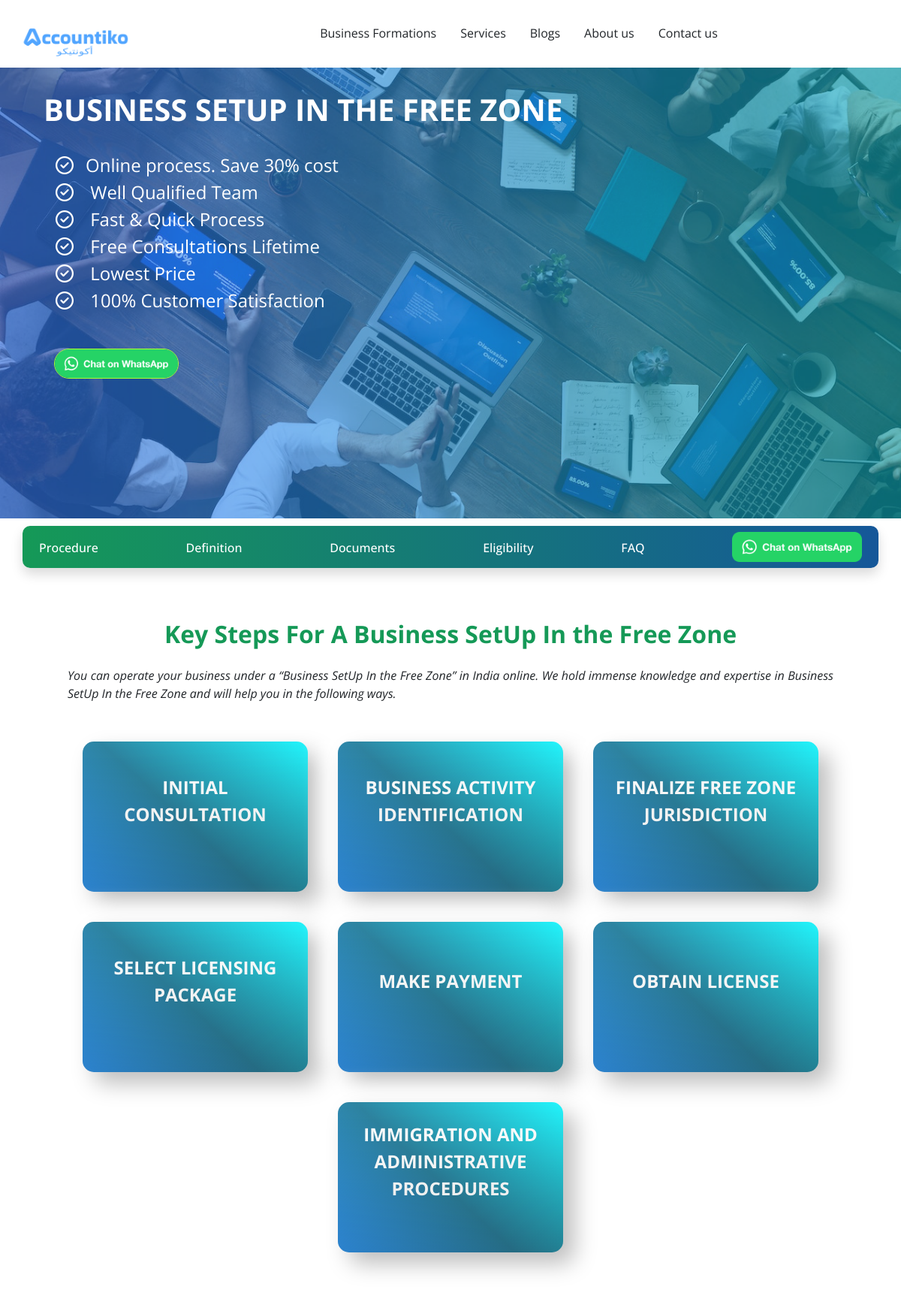
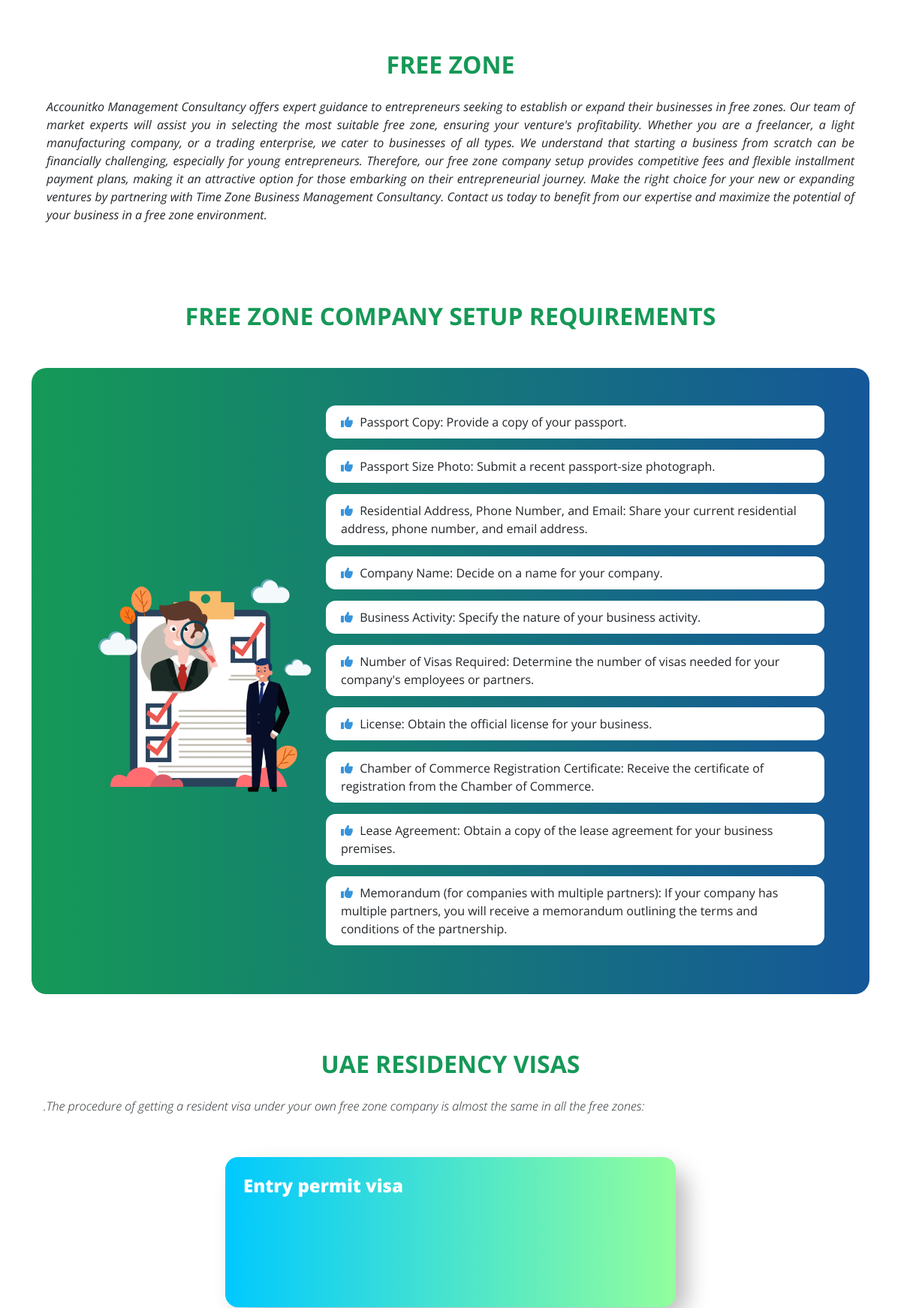
Screenshot of /business-setup-in-the-free-zone/ (upper part) with the database file from the repository (2 pictures, top to bottom).
### pages/models.py (models this page shows, shortened)
class Pages(models.Model):
    title = models.CharField(max_length=255)
    category = models.ForeignKey(Category,on_delete=models.CASCADE,blank=True,null=True)
    title_description = models.TextField(help_text="use | for next line",max_length=255,null=True,blank=True,default="Contact for details|") # change into list in templtes
    definition = models.ForeignKey(Definition,on_delete=models.CASCADE,null=True,blank=True)
    how_to_register = models.ForeignKey(HowToRegister,on_delete=models.CASCADE,null=True,blank=True)
    documents_required = models.ForeignKey(DocumentsRequired,on_delete=models.CASCADE,null=True,blank=True)
    eligibility = models.ForeignKey(Eligibility,on_delete=models.CASCADE,null=True,blank=True)
    faq = models.ForeignKey(FAQ,on_delete=models.CASCADE,null=True,blank=True)
    extra_split_faces = models.ManyToManyField(SplitFace,blank=True)
    extra_cards = models.ManyToManyField(Cards,blank=True)
    is_featured = models.BooleanField(default=False)
    is_usefull = models.BooleanField(default=False)
    slug = models.SlugField(null=True,blank=True,help_text="if leave it will take from title ",unique=True)
    meta_title = models.CharField(max_length=255,null=True,blank=True,help_text="if leave it will take from title ")
    meta_description = models.TextField(null=True,blank=True)
    meta_keywords = models.TextField(null=True,blank=True,help_text="use comma( , ) for separation")
    def __str__(self):
        return self.title
    def get_title_description_list(self):
        if self.title_description:
            return self.title_description.split('|')
        else:
            return None
    def get_absolute_url(self):
        return reverse("pages",args=[self.slug])

class HowToRegister(models.Model):
    title = models.CharField(max_length=255)
    description = models.TextField()
    card_titles = models.TextField(help_text="use | for next line" , )
    card_descriptions = models.TextField(help_text="use | for next line . must same line as card-title" )
    def get_card_titles_list(self):
        if self.card_titles:
            return self.card_titles.split('|')
        else:
            return None
    def get_card_descriptions_list(self):
        if self.card_descriptions:
            return self.card_descriptions.split('|')
        else:
            return None

class Definition(models.Model):
    title = models.CharField(max_length=255)
    definition = models.TextField()

class DocumentsRequired(models.Model):
    title = models.CharField(max_length=255)
    documents= models.TextField(help_text="use | for next line")
    def get_documents_list(self):
        if self.documents:
            return self.documents.split('|')
        else:
            return None

class Cards(models.Model):
    title = models.CharField(max_length=255)
    description = models.TextField(blank=True,null=True)
    card_titles = models.TextField(help_text="use | for next line",blank=True,null=True)
    card_descriptions = models.TextField(help_text="use | for next line",blank=True,null=True)
    def get_card_title_list(self):
        return self.card_titles.split('|')
    def get_card_descriptions_list(self):
        return self.card_descriptions.split('|')

### pages/views.py (the view)
# urls.py: path('<slug:slug>/',pages,name="pages"),
def pages(request,slug):
    pages = get_object_or_404(Pages,slug=slug)
    context = {"pages":pages}
    return render(request,'pages.html',context)

### pages/context_processors.py (called while the page is built)
def categories(request):
    from .models import Category
    from home.models import Contact
    from .models import Pages
    return {'categories': Category.objects.all(),'contact':Contact.objects.all(),"usefull":Pages.objects.filter(is_usefull=True)}

### pages/models.py (called while the page is built)
    def get_eligibilities_list(self):
        if self.eligibilities:
            return self.eligibilities.split('|')
        else:
            return None

    def get_questions_list(self):
        if self.questions:
            return self.questions.split('|')
        else:
            return None

    def get_answers_list(self):
        if self.answers:
            return self.answers.split('|')
        else:
            return None

    def get_number(self):
        num = range(0,len(self.questions.split('|')))
        return num

### pages/templatetags/customtag.py (called while the page is built)
@register.filter(name='zips',is_safe=True)
def zips(a, b):
  return zip(a, b)

@register.filter(name='whatsappmsg',is_safe=True)
def whatsappmsg(value):
  msg = settings.WHATSAPP_MSG
  title = value.replace(" ", "%20")
  return msg +" "+ title

@register.filter(name='navbar',is_safe=True)
def navbar(cat):
  changed_list = Pages.objects.filter(category__title=cat)
  return changed_list

### templates/pages.html (shortened to what this page needs)
{% extends "base.html" %}
{% load static %}
{% load customtag %}
    {% block content %}
    <div class="cover text-white">
        <div class="container">
            <div class="row">
                <div class=" flex-column mt-3 ">
                    <h1 class="m-3  fw-bolder " data-aos="fade-right" data-aos-duration="800" data-aos-easing="ease-in" data-aos-once="true">{{pages.title}} </h1>
                    <ul class="list-group px-3 py-3 " >
                        {% for p in pages.get_title_description_list %}
                        <li class="  "> <i class="fa-regular fa-circle-check px-3"></i>{{p}}</li>
                        {% endfor %}
                    </ul>
                    <a href="https://wa.me/{{contact.0.Whatsapp_number}}?text={{pages.title|whatsappmsg}}"
                        target="_blank"><img class="request" src="{% static 'img/request.png' %}" /></a>
                </div>
            </div>
        </div>
    </div>
    <div class="container d-none d-lg-block shadow sticky "
        style=" background: linear-gradient(to right, #159957, #155799);
 border-radius: 10px;margin-top: 10px;z-index: 1;">
        <div class="sub-menud">
            <span class="sub-menu-item"><a href="#Procedure">Procedure</a> </span>
            <span class="sub-menu-item"><a href="#Definition">Definition</a> </span>
            <span class="sub-menu-item"><a href="#doc">Documents</a> </span>
            <span class="sub-menu-item"><a href="#eligib">Eligibility</a> </span>
            <span class="sub-menu-item"><a href="#FAQ">FAQ</a> </span>
            <span><a href="https://wa.me/{{contact.0.Whatsapp_number}}?text={{pages.title|whatsappmsg}}"
                    target="_blank"><img class="request2" src="{% static 'img/request.png' %}" /></a>
            </span>
        </div>
    </div>
    <br id="Procedure"  />
    {% if pages.how_to_register %}
    <div  style=" padding: 15px; margin-top: 30px;">
    <div  class="container mt-6 text-center">
        <h2 class="fw-bolder tt" data-aos="fade-right" data-aos-duration="800" data-aos-easing="ease-in" data-aos-once="true" >{{pages.how_to_register.title}}</h2>
        <p class="fst-italic  p-3 px-lg-5" align="justify" data-aos="fade-right" data-aos-duration="800" data-aos-easing="ease-in" data-aos-once="true">{{pages.how_to_register.description}}</p>
    </div>
    <div class="container ">
        <div class="cards flex ">
            {% for i,j in pages.how_to_register.get_card_titles_list|zips:pages.how_to_register.get_card_descriptions_list %}
            <div class="card2" data-aos="fade-right" data-aos-duration="800" data-aos-easing="ease-in" data-aos-once="true">
                <div class="card2-content">
                  <p class="card2-title">{{i}}
                  </p><p class="card2-para">{{j}}</p>
                </div>
              </div>
            {% endfor %}
        </div>
    </div>
    </div>
    <br />
    {% endif %}
    {% if pages.definition %}
    <div  class="container flex">
        <br id="Definition"/>
        <div  class="container mt-5 text-center">
            <h2 class="fw-bolder tt" data-aos="fade-right" data-aos-duration="800" data-aos-easing="ease-in" data-aos-once="true" >{{pages.definition.title}}</h2>
            <p  class="fst-italic  p-3 px-2" align="justify" data-aos="fade-in" data-aos-duration="800" data-aos-easing="ease-in" data-aos-once="true">{{pages.definition.definition}}</p>
        </div>
    </div>
    <br id="doc" />
    {% endif %}
    {% if pages.documents_required %}
    <div class="container mt-5">
        <h2 class="fw-bolder text-center  tt" data-aos="fade-right" data-aos-duration="800" data-aos-easing="ease-in" data-aos-once="true" >{{pages.documents_required.title}}</h2>
        <div class="doc-2 ">
            <div class="doc-2-left">
                <img src="{% static 'img/document reqries.png' %}" alt="document required" data-aos="fade-right" data-aos-duration="800" data-aos-easing="ease-in" data-aos-once="true" >
            </div>
            <div class="doc-2-right ">
                {% for doc in pages.documents_required.get_documents_list %}
                    <p data-aos="fade-left" data-aos-duration="500" data-aos-easing="ease-in" data-aos-once="true"> <i class="fa-solid fa-thumbs-up" style="margin-right: 5px;color: #3694dc;"></i> {{doc}}</p>
                   {% endfor %}
            </div>
        </div>
    </div>
    {% endif %}
    <br />
    {% if pages.extra_cards %}
    {% for extra_card in pages.extra_cards.all  %}
    <div class="container ">
        <h2 class="fw-bolder text-center tt" >{{extra_card.title}}</h2>
        <p class="fst-italic fw-light p-3 " align='justify'>{{extra_card.description}}</p>
        <div class="h-cards ">
            {% for i,j in extra_card.get_card_title_list|zips:extra_card.get_card_descriptions_list %}
            <div class="card1 text-white m-4">
                <div class="card__content p-4 ">
                    <h4>{{i}}</h4>
                </div>
            </div>
            {% endfor %}
        </div>
    </div>
    {% endfor %}
    {% endif %}
    <br>
    <br id="eligib" />
    <br />
   {% endblock %}

### templates/base.html (shortened to what this page needs)
{% load static %}
{% load customtag %}
<!DOCTYPE html>
<html lang="en">
<head>
    <link href="https://cdn.jsdelivr.net/npm/bootstrap@5.0.2/dist/css/bootstrap.min.css" rel="stylesheet"
>
    <link rel="stylesheet" href="{% static 'page.css' %}" />
    <link rel="stylesheet" href="{% static 'home.css' %}" />
    <link rel="stylesheet" href="https://unpkg.com/aos@next/dist/aos.css" />
</head>
<body>
{% include 'header.html' %}
{% block content %}
{% endblock %}
</body>
</html>

### templates/header.html (shortened to what this page needs)
{% load static %}
{% load customtag %}
<!DOCTYPE html>
<html lang="en">
<head>
    <link rel="stylesheet" href="{% static 'navbar.css' %}">
</head>
<body>
    <nav class="navbar">
        <a href="{% url 'home' %}" class="brand"><img src="{% static 'img/logo.png' %}" alt=""
                style="width: 150px;height: auto;"></a>
        <div class="menu-container">
            <ul class="mega-menu " style="margin-top: 8px;">
                <li class="dropdown1">
                    <div>
                        <span>Business Formations</span>
                    </div>
                </li>
                <li class="dropdown1">
                    <div>
                        <span> Services</span>
                    </div>
                </li>
                <li class="dropdown1">
                    <div>
                        <span onclick="location.href='{% url 'blog' %}';">Blogs</span>
                    </div>
                </li>
                <li class="dropdown1">
                    <div>
                        <span onclick="location.href='{% url 'aboutus' %}';">About us</span>
                    </div>
                </li>
                <li class="dropdown1">
                    <div>
                        <span onclick="location.href='{% url 'contact_us' %}';" >Contact us</span>
                    </div>
                </li>
            </ul>
        </div>
    </nav>
   </body>
</html>

### templates/footer.html (shortened to what this page needs)
{% load customtag %}
{% load static %}

### static/page.css (style rules this page uses)
@media only screen and (min-width:768px) { .list-group li { font-size: 1.5em; } }
.cover { background-image: url('../static/img/cover.png'); background-size: cover; height: 75vh; background-position: center center; background-repeat: no-repeat; }
.tt { color: #159957; }
.list-group li { list-style-type:none; }
.request { width: auto; height: 40px; margin :30px; border-radius: 20px; border: 1px solid greenyellow; }
.request::before { content: ''; position: absolute; width: 100%; height: 100%; top: 0; left: 0; border: 5px solid greenyellow; border-radius: 25px; outline-offset: 2px; outline-width: 2px; animation: animate 1s linear infinite; }
.request2 { width: auto; height: 40px; }
.sub-menud { display: flex; justify-content: space-between; padding: 8px; padding-left: 10px; padding-right: 10px; font-size:1.3em; align-items: center; font-weight: 500; }
.sub-menud a { text-decoration: none; color: rgb(255, 255, 255); font-size: 16px; }
.cards { display: flex; flex-direction: row; margin: 10px; flex-wrap: wrap; justify-content: center; margin-top: 10px; }
.h-cards { display: flex; flex-direction: row; justify-content:center; flex-wrap: wrap; }
.sticky { position: -webkit-sticky; position: sticky; top: 0; }
.card1 { width: 600px; height: 200px; border-radius: 30px; background: #e0e0e0; box-shadow: 15px 15px 30px #bebebe, -15px -15px 30px #ffffff; scale:100%; transition: scale 0.5s ease 0s; }
.card__content { background: linear-gradient(90deg, #00C9FF 0%, #92FE9D 100%); border-radius: 17px; width: 100%; height: 100%; }
.card1 h4 { font-weight: 800; }
.card2 { width: 300px; height: 200px; background-color: #4158D0; background-image: linear-gradient(43deg, #36a1ff 0%, #2d84a1 46%, #21f5fc 100%); border-radius: 15px; color: white; overflow: hidden; position: relative; transform-style: preserve-3d; perspective: 1000px; transition: all 0.5s cubic-bezier(0.23, 1, 0.320, 1); cursor: pointer; margin: 20px; box-shadow: 15px 15px 30px #bebebe, -15px -15px 30px #ffffff; }
.card2-content { padding: 20px; position: relative; z-index: 1; display: flex; flex-direction: column; gap: 10px; color: white; align-items: center; justify-content: center; text-align: center; height: 100%; }
.card2-content .card2-title { font-size: 24px; font-weight: 700; color: inherit; text-transform: uppercase; }
.card2:before { content: ""; position: absolute; top: 0; left: 0; width: 100%; height: 100%; background: linear-gradient(transparent, rgba(0, 0, 0, 0.1)); transition: transform 0.5s cubic-bezier(0.23, 1, 0.320, 1); z-index: 1; }
.card2:after { content: ""; position: absolute; top: 0; right: 0; width: 100%; height: 100%; background: linear-gradient(transparent, rgba(0, 0, 0, 0.1)); transition: transform 0.5s cubic-bezier(0.23, 1, 0.320, 1); z-index: 1; }
.doc-2 { display: flex; background: linear-gradient(to right, #159957, #155799); flex-wrap: wrap; border-radius: 20px; padding: 50px 60px; justify-content: space-evenly; margin-top: 50px; margin-bottom: 50px; }
.doc-2-left { flex: 4; align-items: center; display: flex; justify-content: center; }
.doc-2-left img { width: 350px; margin: auto; }
.doc-2-right { flex: 8; }
.doc-2-right p { padding: 10px 20px; background: white; border-radius: 13px; margin-bottom: 15px; scale:100%; transition: scale 0.5s ease 0s; }

### static/home.css (style rules this page uses)
body { overflow-x: hidden; overflow-y: auto; scroll-behavior: smooth; }
body { margin-top:20px; }
.text-white h1, .text-white h2, .text-white h3, .text-white h4, .text-white h5, .text-white h6 { color: white !important; }
img { max-width: 100%; height: auto; }
.container { justify-content: center; }

### static/navbar.css (style rules this page uses)
body { font-family: 'Open Sans', sans-serif; }
* { margin: 0; padding: 0; box-sizing: border-box; }
ul { list-style: none; }
a { text-decoration: none; color: #000; }
.navbar { position: absolute; top: 0; left: 0; width: 100%; height: 15px; z-index: 2; }
.navbar, .buttons { display: flex; justify-content: space-between; align-items: center; gap: 1em; }
.brand { font-weight: bolder; font-size: 1.5em; }
.dropdown1 > div, .sub-dropdown1 > div { cursor: pointer; }
@media screen and (min-width: 1040px) { .navbar { padding: 0 1.5em; } }
@media screen and (min-width: 1040px) { .dropdown1 > div { padding: 1.5em 1em; } }
@media screen and (min-width: 1040px) { .mega-menu { display: flex; justify-content: center; } }
@media screen and (min-width: 1040px) { .dropdown1 > div { border-bottom: 3px #fff solid; transition: 0.4s; } }

### rows the page displays
Pages: title "BUSINESS SETUP IN THE FREE ZONE", how_to_register "Key Steps For A Business SetUp In the Free Zone", how_to_register.description "You can operate your business under a “Business SetUp In the Free Zone” in India online. We hold immense knowledge and expertise in Business SetUp In the Free Zone and will help you in the following ways.", definition "FREE ZONE", definition.definition "Accounitko Management Consultancy offers expert guidance to entrepreneurs seeking to establish or expand their businesses in free zones. Our team of market experts will assist you in selecting the most suitable free zone, ensuring your venture's profitability. Whether you are a freelancer, a light manufacturing company, or a trading enterprise, we cater to businesses of all types. We understand that starting a business from scratch can be financially challenging, especially for young entrepreneurs. Therefore, our free zone company setup provides competitive fees and flexible installment payment plans, making it an attractive option for those embarking on their entrepreneurial journey. Make…", documents_required "FREE ZONE COMPANY SETUP REQUIREMENTS"
Cards: title "UAE RESIDENCY VISAS", description ".The procedure of getting a resident visa under your own free zone company is almost the same in all the free zones:", get_card_title_list "Entry permit visa"

### other values shown
{{ p }} "Online process. Save 30% cost" "Well Qualified Team" "Fast & Quick Process" "Free Consultations Lifetime" "Lowest Price" "100% Customer Satisfaction"
{{ i }} "INITIAL CONSULTATION" "BUSINESS ACTIVITY IDENTIFICATION" "FINALIZE FREE ZONE JURISDICTION" "SELECT LICENSING PACKAGE" "MAKE PAYMENT" "OBTAIN LICENSE" "IMMIGRATION AND ADMINISTRATIVE PROCEDURES"
{{ doc }} "Passport Copy: Provide a copy of your passport." "Passport Size Photo: Submit a recent passport-size photograph." "Residential Address, Phone Number, and Email: Share your current residential address, phone number, and email address." "Company Name: Decide on a name for your company." "Business Activity: Specify the nature of your business activity." "Number of Visas Required: Determine the number of visas needed for your company's employees or partners." "License: Obtain the official license for your business." "Chamber of Commerce Registration Certificate: Receive the certificate of registration from the Chamber of Commerce." "Lease Agreement: Obtain a copy of the lease agreement for your business premises." "Memorandum (for companies with multiple partners): If your company has multiple partners, you will receive a memorandum outlining the terms and conditions of the partnership."
